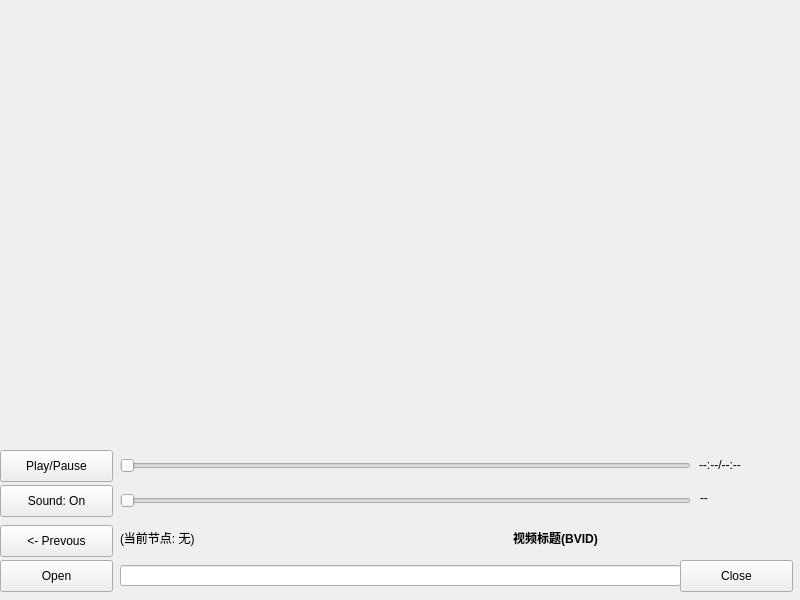
<?xml version="1.0" encoding="UTF-8"?>
<ui version="4.0">
 <class>Form</class>
 <widget class="QWidget" name="Form">
  <property name="geometry">
   <rect>
    <x>0</x>
    <y>0</y>
    <width>800</width>
    <height>600</height>
   </rect>
  </property>
  <property name="sizePolicy">
   <sizepolicy hsizetype="Fixed" vsizetype="Fixed">
    <horstretch>0</horstretch>
    <verstretch>0</verstretch>
   </sizepolicy>
  </property>
  <property name="minimumSize">
   <size>
    <width>800</width>
    <height>600</height>
   </size>
  </property>
  <property name="maximumSize">
   <size>
    <width>800</width>
    <height>600</height>
   </size>
  </property>
  <property name="baseSize">
   <size>
    <width>800</width>
    <height>600</height>
   </size>
  </property>
  <property name="windowTitle">
   <string>Form</string>
  </property>
  <widget class="QWidget" name="player" native="true">
   <property name="geometry">
    <rect>
     <x>0</x>
     <y>0</y>
     <width>800</width>
     <height>450</height>
    </rect>
   </property>
  </widget>
  <widget class="QSlider" name="slider">
   <property name="geometry">
    <rect>
     <x>120</x>
     <y>455</y>
     <width>571</width>
     <height>22</height>
    </rect>
   </property>
   <property name="orientation">
    <enum>Qt::Horizontal</enum>
   </property>
  </widget>
  <widget class="QPushButton" name="pp">
   <property name="geometry">
    <rect>
     <x>0</x>
     <y>450</y>
     <width>113</width>
     <height>32</height>
    </rect>
   </property>
   <property name="text">
    <string>Play/Pause</string>
   </property>
  </widget>
  <widget class="QPushButton" name="pushButton">
   <property name="geometry">
    <rect>
     <x>0</x>
     <y>525</y>
     <width>113</width>
     <height>32</height>
    </rect>
   </property>
   <property name="text">
    <string>&lt;- Prevous</string>
   </property>
  </widget>
  <widget class="QLabel" name="node">
   <property name="geometry">
    <rect>
     <x>120</x>
     <y>530</y>
     <width>191</width>
     <height>16</height>
    </rect>
   </property>
   <property name="text">
    <string>(当前节点: 无)</string>
   </property>
  </widget>
  <widget class="QLabel" name="info">
   <property name="geometry">
    <rect>
     <x>320</x>
     <y>530</y>
     <width>471</width>
     <height>16</height>
    </rect>
   </property>
   <property name="font">
    <font>
     <weight>75</weight>
     <bold>true</bold>
    </font>
   </property>
   <property name="text">
    <string>视频标题(BVID)</string>
   </property>
   <property name="alignment">
    <set>Qt::AlignCenter</set>
   </property>
  </widget>
  <widget class="QPushButton" name="pushButton_2">
   <property name="geometry">
    <rect>
     <x>0</x>
     <y>560</y>
     <width>113</width>
     <height>32</height>
    </rect>
   </property>
   <property name="text">
    <string>Open</string>
   </property>
  </widget>
  <widget class="QLineEdit" name="lineEdit">
   <property name="enabled">
    <bool>true</bool>
   </property>
   <property name="geometry">
    <rect>
     <x>120</x>
     <y>565</y>
     <width>561</width>
     <height>21</height>
    </rect>
   </property>
   <property name="text">
    <string/>
   </property>
  </widget>
  <widget class="QPushButton" name="pushButton_3">
   <property name="geometry">
    <rect>
     <x>680</x>
     <y>560</y>
     <width>113</width>
     <height>32</height>
    </rect>
   </property>
   <property name="text">
    <string>Close</string>
   </property>
  </widget>
  <widget class="QPushButton" name="pushButton_4">
   <property name="geometry">
    <rect>
     <x>0</x>
     <y>485</y>
     <width>113</width>
     <height>32</height>
    </rect>
   </property>
   <property name="text">
    <string>Sound: On</string>
   </property>
  </widget>
  <widget class="QSlider" name="horizontalSlider">
   <property name="geometry">
    <rect>
     <x>120</x>
     <y>490</y>
     <width>571</width>
     <height>22</height>
    </rect>
   </property>
   <property name="orientation">
    <enum>Qt::Horizontal</enum>
   </property>
  </widget>
  <widget class="QLabel" name="label">
   <property name="geometry">
    <rect>
     <x>699</x>
     <y>449</y>
     <width>81</width>
     <height>31</height>
    </rect>
   </property>
   <property name="text">
    <string>--:--/--:--</string>
   </property>
  </widget>
  <widget class="QLabel" name="label_2">
   <property name="geometry">
    <rect>
     <x>700</x>
     <y>490</y>
     <width>60</width>
     <height>16</height>
    </rect>
   </property>
   <property name="text">
    <string>--</string>
   </property>
  </widget>
 </widget>
 <resources/>
 <connections/>
</ui>
